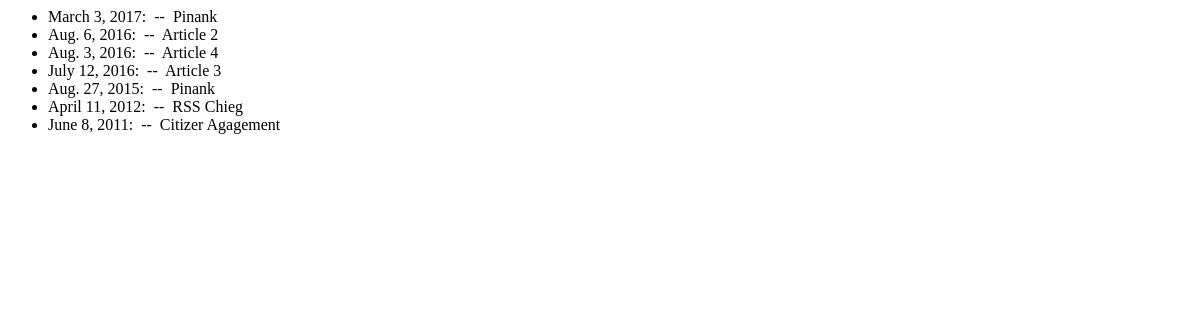
/blog/archive/, run on an earlier commit of the app's database.
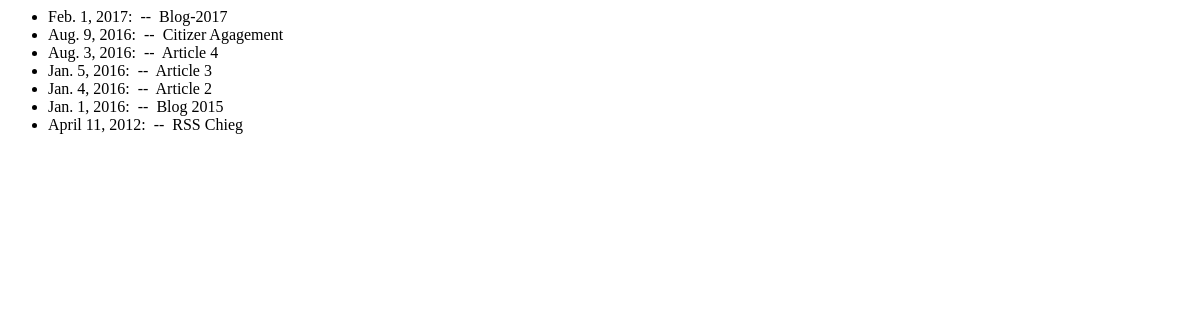
And on a later commit of the database.
### articles/models.py (models this page shows, shortened)
class Article(models.Model):
    title = models.CharField(max_length=45)
    headline = models.CharField(max_length=100)
    body = models.TextField()
    author = models.ForeignKey(User)
    created = models.DateTimeField(auto_now = False, auto_now_add=False)

### articles/templates/articles/article_archive.html
<ul>
    {% for article in latest %}
        <li>{{ article.created.date }}: &nbsp;--&nbsp; {{ article.title }}</li>
    {% endfor %}
</ul>

What changed in the data, as far as the page shows it:
changed Article: created "March 3, 2017" → "Feb. 1, 2017"; title "Pinank" → "Blog-2017"
changed Article "Citizer Agagement": created "June 8, 2011" → "Aug. 9, 2016"; moves up the list
changed Article "Article 3": created "July 12, 2016" → "Jan. 5, 2016"
changed Article "Article 2": created "Aug. 6, 2016" → "Jan. 4, 2016"; moves down the list
changed Article: created "Aug. 27, 2015" → "Jan. 1, 2016"; title "Pinank" → "Blog 2015"
